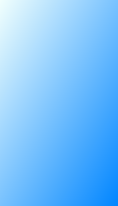
<?xml version="1.0" encoding="UTF-8"?>
<ui version="4.0">
 <class>UserInfo</class>
 <widget class="QDialog" name="UserInfo">
  <property name="geometry">
   <rect>
    <x>0</x>
    <y>0</y>
    <width>239</width>
    <height>304</height>
   </rect>
  </property>
  <property name="minimumSize">
   <size>
    <width>200</width>
    <height>150</height>
   </size>
  </property>
  <property name="font">
   <font>
    <family>Manjari</family>
    <pointsize>14</pointsize>
   </font>
  </property>
  <property name="windowTitle">
   <string>User Info</string>
  </property>
  <property name="windowIcon">
   <iconset resource="IconsClient.qrc">
    <normaloff>:/IconsClient/myicons-pencil.png</normaloff>:/IconsClient/myicons-pencil.png</iconset>
  </property>
  <property name="styleSheet">
   <string notr="true">QDialog#UserInfo{
	background-color: qlineargradient(spread:reflect, x1:1, y1:1, x2:0, y2:0, stop:0 rgba(0, 133, 255, 255), stop:1 rgba(241, 255, 253, 255));
}</string>
  </property>
  <layout class="QVBoxLayout" name="verticalLayout">
   <property name="sizeConstraint">
    <enum>QLayout::SetFixedSize</enum>
   </property>
   <item alignment="Qt::AlignHCenter">
    <widget class="QLabel" name="ProfilePicture">
     <property name="minimumSize">
      <size>
       <width>96</width>
       <height>96</height>
      </size>
     </property>
     <property name="maximumSize">
      <size>
       <width>96</width>
       <height>96</height>
      </size>
     </property>
     <property name="text">
      <string/>
     </property>
     <property name="pixmap">
      <pixmap resource="IconsClient.qrc">:/IconsClient/myicons-default-user-image.png</pixmap>
     </property>
    </widget>
   </item>
   <item>
    <widget class="QLabel" name="UsernameLabel">
     <property name="minimumSize">
      <size>
       <width>50</width>
       <height>50</height>
      </size>
     </property>
     <property name="font">
      <font>
       <family>Manjari</family>
       <pointsize>22</pointsize>
       <weight>75</weight>
       <bold>true</bold>
      </font>
     </property>
     <property name="text">
      <string/>
     </property>
     <property name="alignment">
      <set>Qt::AlignCenter</set>
     </property>
    </widget>
   </item>
   <item>
    <widget class="QLabel" name="NameLabel">
     <property name="minimumSize">
      <size>
       <width>0</width>
       <height>20</height>
      </size>
     </property>
     <property name="font">
      <font>
       <family>Manjari</family>
       <pointsize>14</pointsize>
      </font>
     </property>
     <property name="text">
      <string/>
     </property>
     <property name="alignment">
      <set>Qt::AlignCenter</set>
     </property>
    </widget>
   </item>
  </layout>
 </widget>
 <resources>
  <include location="IconsClient.qrc"/>
 </resources>
 <connections/>
</ui>
